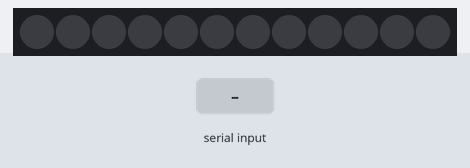
Bench run of a sketch on a simulated Arduino Uno, built with avr-gcc and run on an emulated ATmega328P. Shown: 12 RGB LEDs in strip order, left to right. Inputs (shaded band) come from the test bench. Dim RGB values are drawn brighter than linear.

Above: at 1.2 s.
1.3 s: "joy" received over Serial
At 2.7 s:
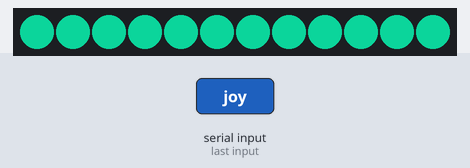
3.8 s: "sadness" received over Serial
At 6.0 s:
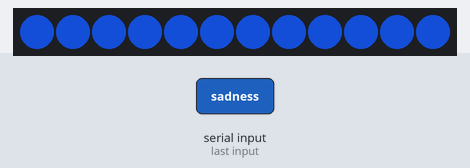
6.3 s: "fear" received over Serial
At 7.8 s:
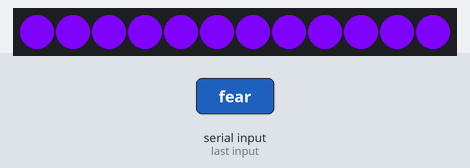
8.8 s: "anger" received over Serial
At 10.9 s:
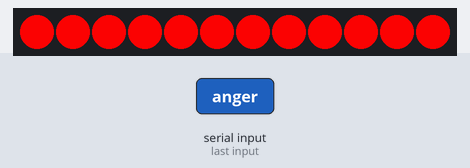
Timing chart, 0 to 12.3 s (numbered marks = the images above; inputs shaded):
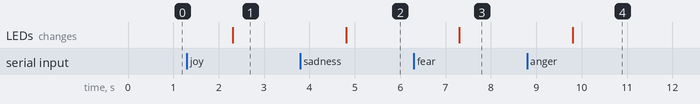

The sketch:

emotiondisplayrgb.ino
```cpp
#include <SoftwareSerial.h>
#define NUMPIXELS 16

// A basic everyday NeoPixel strip test program.

// NEOPIXEL BEST PRACTICES for most reliable operation:
// - Add 1000 uF CAPACITOR between NeoPixel strip's + and - connections.
// - MINIMIZE WIRING LENGTH between microcontroller board and first pixel.
// - NeoPixel strip's DATA-IN should pass through a 300-500 OHM RESISTOR.
// - AVOID connecting NeoPixels on a LIVE CIRCUIT. If you must, ALWAYS
//   connect GROUND (-) first, then +, then data.
// - When using a 3.3V microcontroller with a 5V-powered NeoPixel strip,
//   a LOGIC-LEVEL CONVERTER on the data line is STRONGLY RECOMMENDED.
// (Skipping these may work OK on your workbench but can fail in the field)

#include <Adafruit_NeoPixel.h>
#ifdef __AVR__
 #include <avr/power.h> // Required for 16 MHz Adafruit Trinket
#endif

// Which pin on the Arduino is connected to the NeoPixels?
// On a Trinket or Gemma we suggest changing this to

// How many NeoPixels are attached to the Arduino?


// Declare our NeoPixel strip objectAdafruit_NeoPixel strip(LED_COUNT, LED_PIN, NEO_GRB + NEO_KHZ800);


#define LED_PIN 6  // Replace with the appropriate pin number
#define LED_COUNT 12  // Replace with the actual number of LEDs in your ring light

Adafruit_NeoPixel pixels = Adafruit_NeoPixel(LED_COUNT, LED_PIN, NEO_GRB + NEO_KHZ800);

void setup() {
  pixels.begin();
  Serial.begin(9600);  // Initialize the serial connection
}

void loop() {
  if (Serial.available()) {
    String emo = Serial.readString();  // Read the emotion data from the serial connection

    // Update the LED color based on the received emotion
    if (emo == "joy") {
      setLEDColor(pixels.Color(7, 130, 95, 3));  // mint color for joy
    } else if (emo == "sadness") {
      setLEDColor(pixels.Color(12, 50, 138,3));  // Blue color for sadness
    } else if (emo == "fear") {
      setLEDColor(pixels.Color(122,2, 242,3));  // Purple color for fear
    } else if (emo == "anger") {
      setLEDColor(pixels.Color(242, 2, 2,3));  // Red color for anger
    }
  }
}

void setLEDColor(uint32_t color) {
  for (int i = 0; i < LED_COUNT; i++) {
    pixels.setPixelColor(i, color);
  }
  pixels.show();
}
```

Measured:
- after the input at 1.3 s, the LEDs: change after 1.0 s (image 1)
- after the input at 3.8 s, the LEDs: change after 1.0 s (image 2)
- after the input at 6.3 s, the LEDs: change after 1.0 s (image 3)
- after the input at 8.8 s, the LEDs: change after 1.0 s (image 4)
